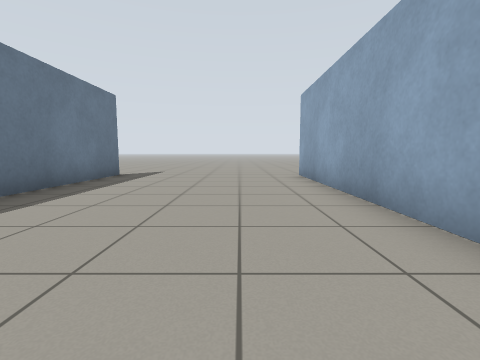
view 1 (above)

12 first-person views from a walk through a Gazebo world. The camera is 0.72 m above the floor, tilts 6° down and sees 85° across. The floor is counted in squares, 1 m on a side. Each view is taken from the middle of a square. On the plan, view 1 faces up. The plan holds only what a view shows up to about 9 squares ahead; the rest is blank.

view 2
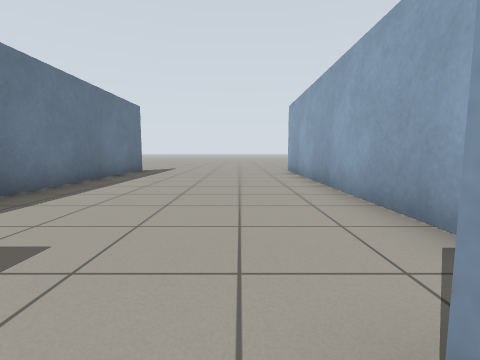

view 3
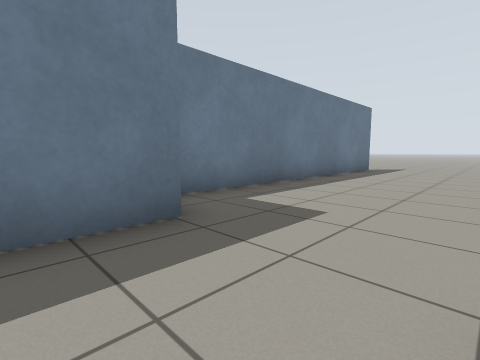

view 4
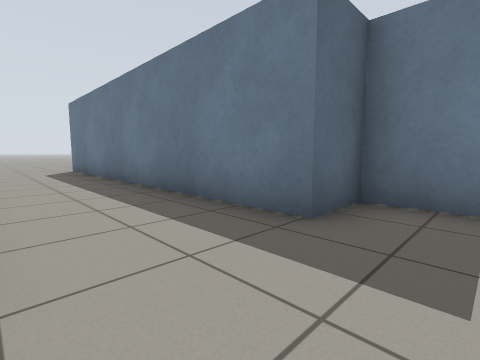

view 5
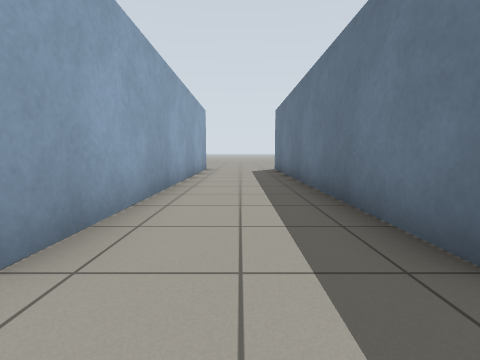

view 6
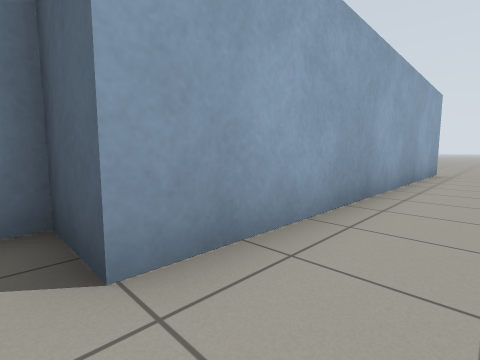

view 7
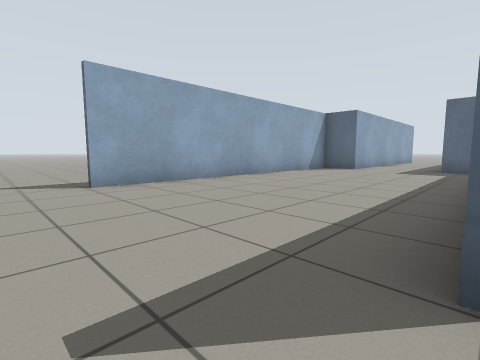

view 8
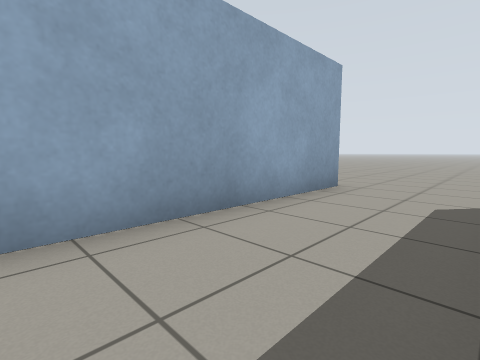

view 9
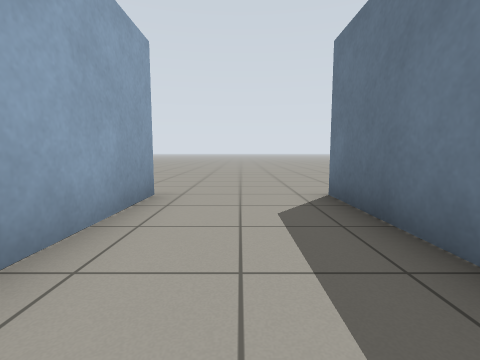

view 10
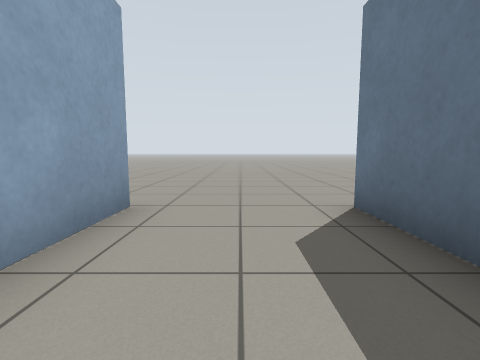

view 11
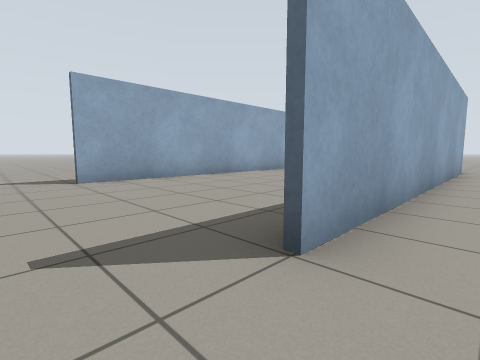

view 12
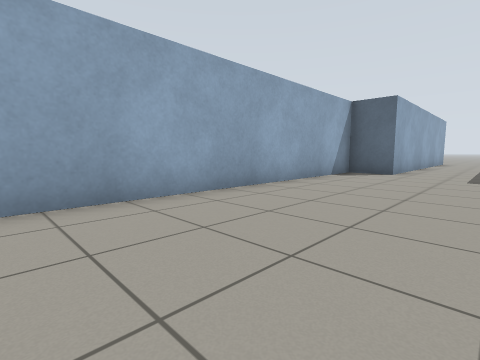

### Floor plan
Points are (right, up) in squares from view 1. A wall is a line through its corners. A room is listed if a view was taken in it or the views show most of it. See-through windows are left out.
Room 1 (views 1, 2, 3, 4, 5, 6, 7, 8, 9, 10, 12)
walls: (-3.9, 8.5) (-3.9, -1.4) (-2.5, -1.4) (-2.5, -11.5); (0.5, -11.5) (0.5, -1.4) (1.9, -1.4) (1.9, 8.5)
ways out: opening at (-4, 9.5) to room 2; opening at (-3, -12.5) to room 2; opening at (1, -12.5); opening at (2, 9.5)
Room 2 (view 11)
walls: (-4.1, -1.6) (-4.1, 8.5)
ways out: opening at (-4, 9.5) to room 1; opening at (-3, -12.5) to room 1

Positions as (right, up) in squares from view 1, and headings:
1: (0, 0), facing up
2: (0, -2), facing up
3: (0, -3), facing up-left
4: (0, 0), facing down-left
5: (-1, 0), facing down
6: (-1, -1), facing down-right
7: (-4, 10), facing down-right
8: (-2, -6), facing down-right
9: (-1, -7), facing down
10: (-1, -8), facing down
11: (-5, 10), facing down-right
12: (-2, 8), facing down-right
